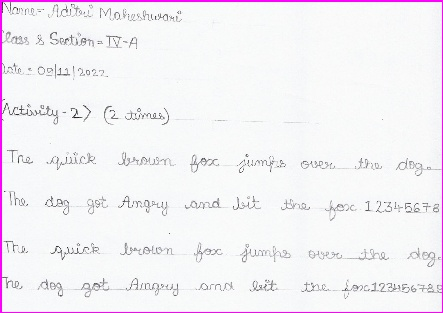
#> input picture temp.jpg, 443 x 313 px
$ jupyter execute line_spacing.ipynb
#> lines starting #> are read from the running program, lines starting #| are printed output that depends on the picture; after the words box and inside, x2 and y2 are one past the last pixel; in counts of white or black regions, pixels touching at a corner belong together
[cell 1]
import cv2
import numpy as np
import matplotlib.pyplot as plt

[cell 2]
image=cv2.imread('temp.jpg')
#> image is the input picture: shape (313, 443, 3); mean B, G, R 245.5, 241.1, 244
img=image.copy()

img=cv2.cvtColor(img,cv2.COLOR_BGR2GRAY)
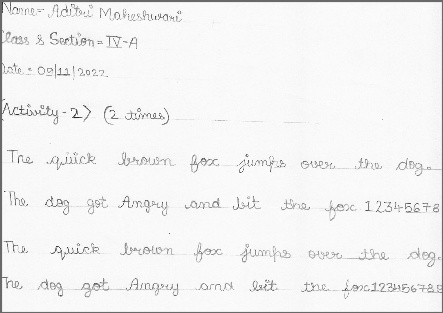
#> img: shape (313, 443); min 31, max 255, mean 242.4
img=cv2.resize(img,(900,900))
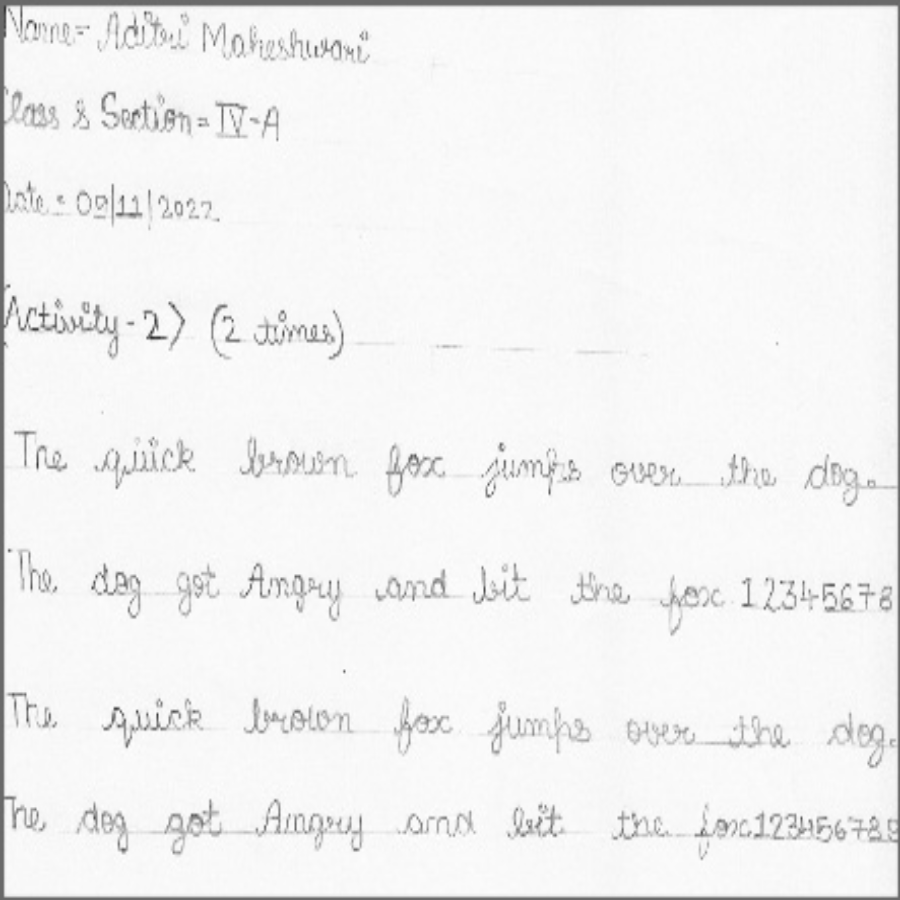
#> img: shape (900, 900); min 48, max 255, mean 242.3
#img=255-img
plt.imshow(img,cmap='gray')

[cell 3]
filtered_image= cv2.bilateralFilter(img, 5, 50, 50)
plt.imshow(filtered_image,cmap='gray')

[cell 4]
ret,threshold_img=cv2.threshold(filtered_image,135,255,cv2.THRESH_BINARY_INV)
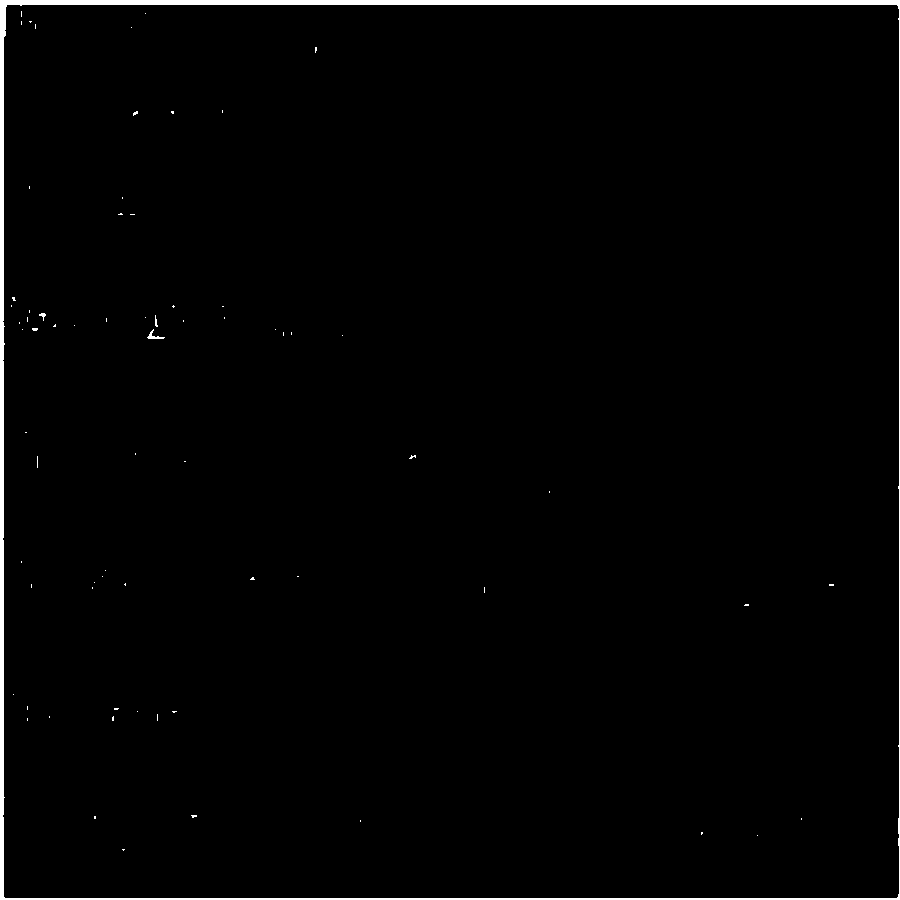
#> threshold_img: shape (900, 900); 1.4% white; 71 white regions (67 under 20 px), largest, box (x1, y1, x2, y2) and area: (0, 0, 900, 900) 10871, (147, 329, 165, 339) 59, (39, 313, 46, 321) 25, (155, 315, 158, 327) 21
#plt.imshow(threshold_img,cmap='gray')
# element=np.ones((5,5),np.uint8)
# threshold_img=cv2.dilate(threshold_img,element)
plt.imshow(threshold_img,cmap='gray')

[cell 5]
letter_size=average_letter_size=var_letter_size=0
TOP_MARGIN=LINE_SPACING=WORD_SPACING=0.0
lines=list()

[cell 6]
def horizontal_projection ()->list:
    (h,w)=np.shape(threshold_img)
#> h = 900; w = 900
    print(h,w)
#| 900 900
    sum_rows=list()
    for j in range (0,h-1):
        row=threshold_img[j:j+1,0:w]
        sum_rows.append(np.sum(row))
#> after the loop, sum_rows = 899 values, max 229500 at index 0, min 1020 at index 360, mean 2945.7
    return sum_rows

[cell 7]
hplist=horizontal_projection()
#> hplist has the same summary as sum_rows in horizontal_projection
print(hplist)
#> (printed output is left out)
topMargincount=0
for sum in hplist:
    if(sum<=255):
        topMargincount=topMargincount+1
    else:
        break
#> this loop made 1 pass
#> sum on pass 1: 229500
#> after the loop, topMargincount = 0
lineTop=0
lineBottom=0
spaceTop=0
SpaceBottom=0
setLineTop=True
setSpaceTop=True
includeNextSpace=True
space_zero=list()
for i in range(0,len(hplist)):
    if hplist[i]<3000:
        if setSpaceTop:
            spaceTop=i
            setSpaceTop=False
        SpaceBottom=i+1
        if i<len(hplist)-1:
            if(hplist[i+1]<3000):
                continue
        if includeNextSpace:
            space_zero.append(SpaceBottom-spaceTop)
        else:
            previous=0
            if(len(space_zero)==0):
                previous=0
            else:
                previous=space_zero.pop()
            space_zero.append(previous+SpaceBottom-lineTop)
        setSpaceTop=True
    if hplist[i]>3000:
        if setLineTop:
            lineTop=i
            setLineTop=False
        lineBottom=i+1
        if i<len(hplist)-1:
            if hplist[i+1]>3000:
                continue
            if(lineBottom-lineTop<20):
                includeNextSpace=False
                setLineTop=True
                continue
        includeNextSpace=True
        lines.append([lineTop,lineBottom])
        setLineTop=True
#> this loop made 899 passes
#> (lineTop, setLineTop) on pass 1: (0, False)
#> (includeNextSpace, setLineTop) on pass 6: (False, True)
#> after the loop, lineTop = 898; lines = [[898, 899]]; spaceTop = 586; space_zero = [898]
threshold=15000
new_space_row_count=0
total_row_count=0
total_line_count=0
flag=False
for i,line in enumerate(lines):
    segment=hplist[line[0]:line[1]]
    for j,sum in enumerate(segment):
        if sum<threshold:
            new_space_row_count=new_space_row_count+1
        else:
            total_row_count=total_row_count+1
            flag=True
    if flag:
        total_line_count=total_line_count+1
        flag=False
#> this loop made 1 pass
#> (line, segment, total_line_count, flag) on pass 1: ([898, 899], [229500], 1, False)
#> after the loop, new_space_row_count = 0; total_line_count = 1; total_row_count = 1
total_space_row_count=new_space_row_count+np.sum(space_zero[1:-1])
#> total_space_row_count = 0
average_line_spacing=float(total_space_row_count)/total_line_count
#> average_line_spacing = 0
var_line_spacing=new_space_row_count+np.var(space_zero[1:-1])
#> var_line_spacing = nan

[cell 8]
print(var_line_spacing)
#| nan
